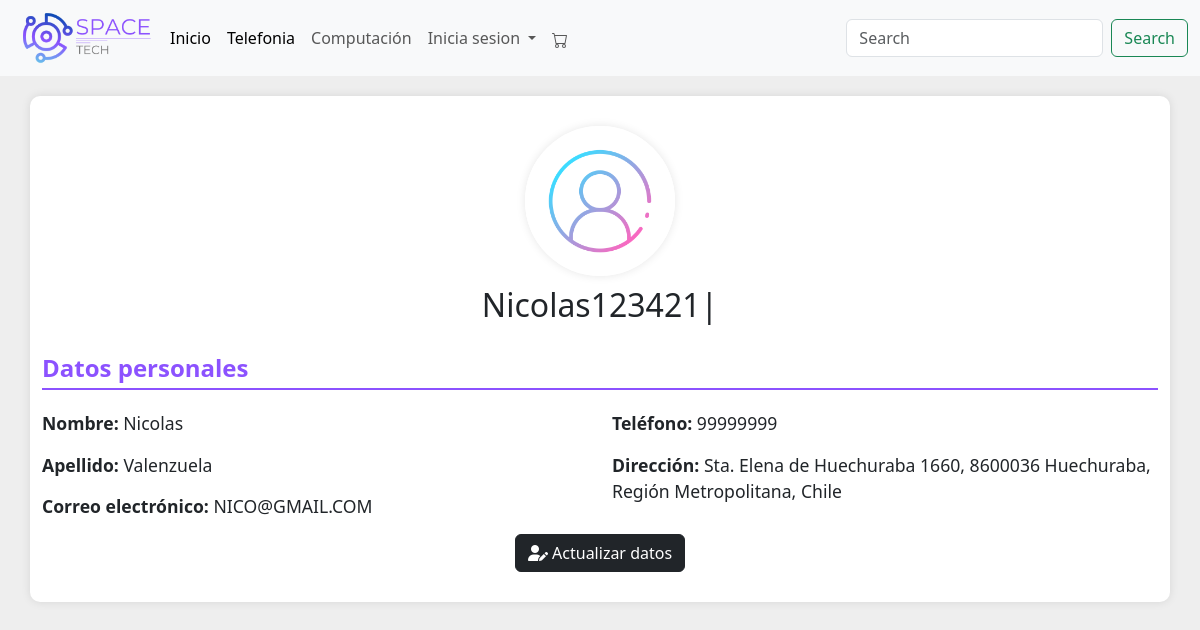
The app's page /profile/ (signed in) with its own data.
### menu/models.py (models this page shows, shortened)
class Usuario(models.Model):
    nombre_usuario = models.CharField(max_length=30)
    nombre = models.CharField(max_length=30)
    apellido = models.CharField(max_length=30)
    email = models.EmailField(unique=True)
    tfno = models.CharField(max_length=8, verbose_name="Telefono")
    clave = models.CharField(max_length=30)
    confirmar_clave = models.CharField(max_length=30)
    direccion = models.CharField(max_length=255, verbose_name="Dirección", null=True, blank=True)
    groups = models.ManyToManyField(Group, related_name='usuarios', blank=True)

### menu/views.py (the view)
# urls.py: path('profile/', views.profile_view, name='profile'),
def profile_view(request):
    if request.user.is_authenticated:
        try:
            perfil_usuario = Usuario.objects.get(email=request.user.email)
        except Usuario.DoesNotExist:
            perfil_usuario = None
        return render(request, 'profile.html', {'perfil_usuario': perfil_usuario})
    else:
        return redirect('login')

### menu/context_processors.py (called while the page is built)
def carrito_items_count(request):
    if request.user.is_authenticated:
        try:
            carrito = Carrito.objects.get(usuario=request.user)
            count = CarritoItem.objects.filter(carrito=carrito).count()
        except Carrito.DoesNotExist:
            count = 0
    else:
        count = 0
    return {
        'carrito_items_count': count
    }

### menu/templates/profile.html (shortened to what this page needs)
<!DOCTYPE html>
<html lang="es">
<head>
    {% load static %}
    <link href="https://cdn.jsdelivr.net/npm/bootstrap@5.3.3/dist/css/bootstrap.min.css" rel="stylesheet">
    <link rel="stylesheet" href="https://cdnjs.cloudflare.com/ajax/libs/font-awesome/6.0.0-beta3/css/all.min.css" />
</head>
<body>
    {% include "plantilla/menu.html" %}
    <div class="container profile-container">
        <div class="profile-header">
            <img src="{% static 'img/login.png' %}" alt="Foto del usuario" class="profile-photo">
            <h2 class="profile-title">{{ perfil_usuario.nombre_usuario }}</h2>
        </div>
        <div class="profile-info">
            <h3 class="section-title">Datos personales</h3>
            <div class="row">
                <div class="col-md-6">
                    <p><strong>Nombre:</strong> {{ perfil_usuario.nombre }}</p>
                    <p><strong>Apellido:</strong> {{ perfil_usuario.apellido }}</p>
                    <p><strong>Correo electrónico:</strong> {{ perfil_usuario.email|upper }}</p>
                </div>
                <div class="col-md-6">
                    <p><strong>Teléfono:</strong> {{ perfil_usuario.tfno }}</p>
                    <p><strong>Dirección:</strong> {{ perfil_usuario.direccion }}</p>
                </div>
            </div>
        </div>
        <div class="text-center">
            <a href="{% url 'update_profile' %}" class="btn btn-dark"><i class="fas fa-user-edit"></i> Actualizar datos</a>
        </div>
    </div>
</body>
</html>

### menu/templates/profile.html (style rules this page uses)
body { background-color: #eff0f1; font-family: Arial, sans-serif; }
.profile-container { max-width: 700px; margin: auto; background-color: #fff; padding: 30px; border-radius: 10px; box-shadow: 0 0 10px rgba(0, 0, 0, 0.1); margin-top: 20px; }
.profile-header { text-align: center; margin-bottom: 30px; }
.profile-photo { width: 150px; height: 150px; object-fit: cover; border-radius: 50%; border: 5px solid #fff; box-shadow: 0 0 10px rgba(0, 0, 0, 0.1); }
.profile-title { margin-top: 10px; font-size: 2rem; color: #212529; }
.profile-info { margin-top: 30px; }
.profile-info p { font-size: 1.1rem; margin-bottom: 15px; color: #212529; }
.section-title { font-size: 1.5rem; font-weight: bold; color: #8C52FF; margin-bottom: 20px; border-bottom: 2px solid #8C52FF; padding-bottom: 5px; }

### records on screen
Usuario: nombre_usuario "Nicolas123421|", nombre "Nicolas", apellido "Valenzuela", email "NICO@GMAIL.COM", tfno "99999999", direccion "Sta. Elena de Huechuraba 1660, 8600036 Huechuraba, Región Metropolitana, Chile"
